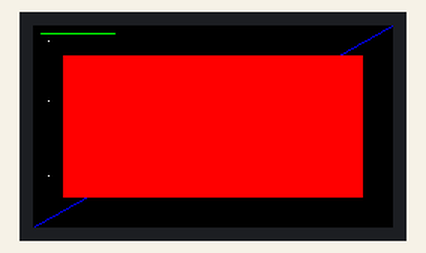
Simulated run of this program. Board: Raspberry Pi Pico running MicroPython. Parts: 240×135 colour display. At 0.1 s the program stops and its outputs stay as they are.

Above: at 0.1 s.

The program:

PICODisplay05b.py
```python
from pimoroni import Button                    #Need this if using buttons
from picographics import PicoGraphics          #Universal graphics library - part of the UF2 file
from picographics import DISPLAY_PICO_DISPLAY  #Class for this model display
from picographics import PEN_P4                #Class for the "color depth" we want

display = PicoGraphics(display=DISPLAY_PICO_DISPLAY, pen_type=PEN_P4, rotate=0)  #Create display object in horizontal orientation
X_max = 240            #Helpful variables that define the graphic bounds
Y_max = 135

#-------------------------------------------------------------------------------------------------------------------------

display.set_backlight(1.0)                   #Set backlight to max so display is very bright
display.set_font("bitmap8")                  #Easy to use and see font

RED   = display.create_pen(255, 000, 000)    #Define some colors to use (R,G,B)
GREEN = display.create_pen(000, 255, 000)
BLUE  = display.create_pen(000, 000, 255)
WHITE = display.create_pen(255, 255, 255)
BLACK = display.create_pen(0, 0, 0)

def clear():                  # Function we can call to clear the screen - used often
    display.set_pen(BLACK)    # Assuming we want a black background
    display.clear()           # Clears the screen setting it all to black
    display.update()          #Performs the actual screen update

#-------------------------------------------------------------------------------------------------------------------------

clear()


display.set_pen(WHITE)    # Set drawing color to White
display.pixel(10,10)      # plot pixel at X & Y coordinate
display.pixel(10,50)
display.pixel(10,100)
display.update()

#-------------------------------------------------------------------------------------------------------------------------

display.set_pen(GREEN)
display.pixel_span(5,5,50)  # plot 50 pixels horizontally starting at 5,5
display.update()

#-------------------------------------------------------------------------------------------------------------------------

display.set_pen(BLUE)
display.line(0,135,240,0)      # plot pixels to form a line
display.update()

#-------------------------------------------------------------------------------------------------------------------------

display.set_pen(RED)
display.rectangle(20,20,200,95)      # draw a rectangle starting at
display.update()


    
```
